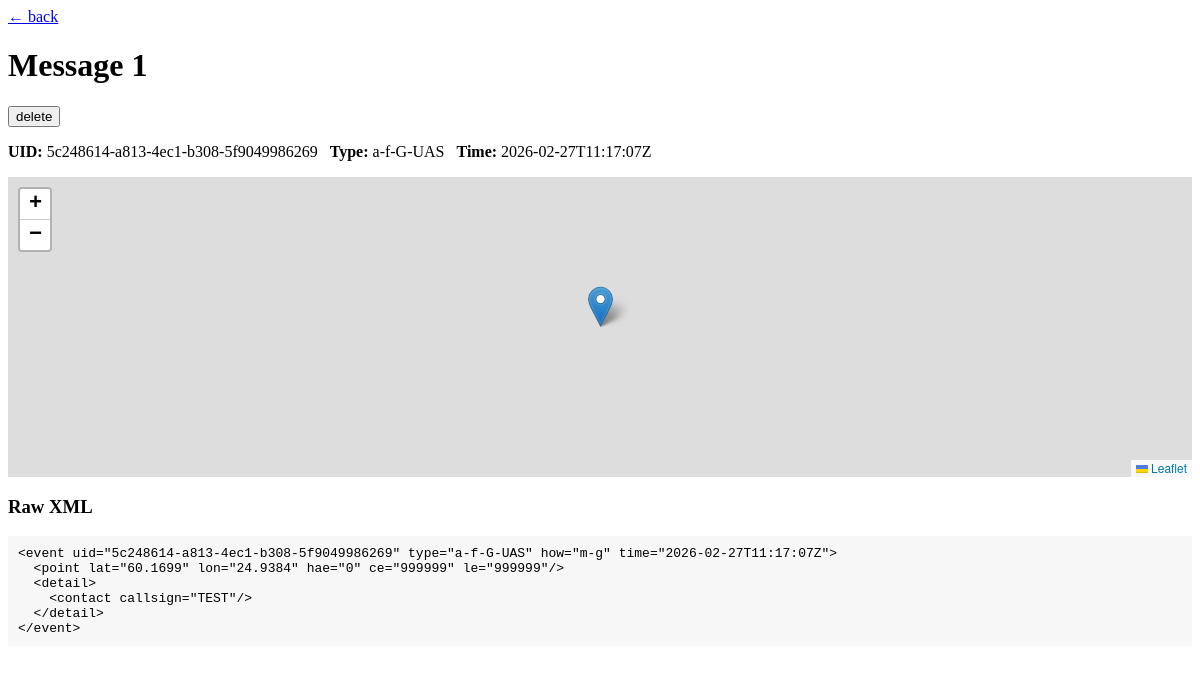
Before: /message/1 with the older database file.
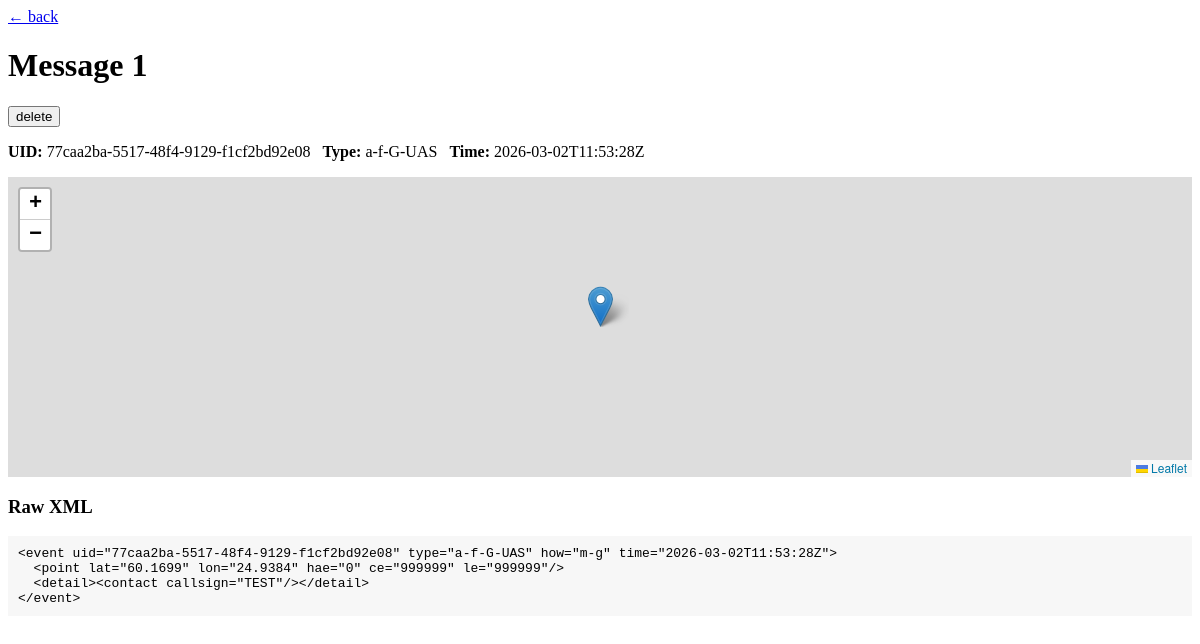
After: the same page with the newer database file.
### app/models.py (models this page shows)
class Message(Base):
    __tablename__ = "messages"
    id = Column(Integer, primary_key=True, index=True)
    uid = Column(String, index=True)
    type = Column(String, index=True)
    how = Column(String)
    time = Column(String)
    lat = Column(Float, nullable=True)
    lon = Column(Float, nullable=True)
    raw_xml = Column(Text)
    received_at = Column(DateTime, default=datetime.datetime.utcnow)

### app/main.py (the view)
@app.get("/message/{msg_id}", response_class=HTMLResponse)
def message_detail(request: Request, msg_id: int):
    db = next(get_db())
    m = db.query(Message).get(msg_id)
    if not m:
        raise HTTPException(status_code=404, detail="Message not found")
    return templates.TemplateResponse("detail.html", {"request": request, "msg": m})

### templates/detail.html (shortened to what this page needs)
<!doctype html>
<html>
<head>
  <link rel="stylesheet" href="https://unpkg.com/leaflet@1.9.4/dist/leaflet.css"/>
</head>
<body>
  <a href="/">← back</a>
  <h1>Message {{ msg.id }}</h1>
  <form method="post" action="/message/{{ msg.id }}/delete" onsubmit="return confirm('Delete this message?');" style="margin:8px 0;">
    <button type="submit">delete</button>
  </form>
  <p><strong>UID:</strong> {{ msg.uid }} &nbsp; <strong>Type:</strong> {{ msg.type }} &nbsp; <strong>Time:</strong> {{ msg.time }}</p>
  {% if msg.lat and msg.lon %}
  <div id="map"></div>
  {% endif %}
  <h3>Raw XML</h3>
  <pre>{{ msg.raw_xml }}</pre>
</body>
</html>

Changed rows visible on the page:
changed Message "a-f-G-UAS": uid "5c248614-a813-4ec1-b308-5f9049986269" → "77caa2ba-5517-48f4-9129-f1cf2bd92e08"; time "2026-02-27T11:17:07Z" → "2026-03-02T11:53:28Z"; raw_xml "<event uid=\"5c248614-a813-4ec1-b308-5f9049986269\" type=\"a-f-G-UAS\" how=\"m-g\" time=\"2026-02-27T11:17:07Z\"> <point lat=\"60.1699\" lon=\"24.9384\" hae=\"0\" ce=\"999999\" le=\"999999\"/> <detail> <contact callsign=\"TEST\"/> </detail> </event>" → "<event uid=\"77caa2ba-5517-48f4-9129-f1cf2bd92e08\" type=\"a-f-G-UAS\" how=\"m-g\" time=\"2026-03-02T11:53:28Z\"> <point lat=\"60.1699\" lon=\"24.9384\" hae=\"0\" ce=\"999999\" le=\"999999\"/> <detail><contact callsign=\"TEST\"/></detail> </event>"
